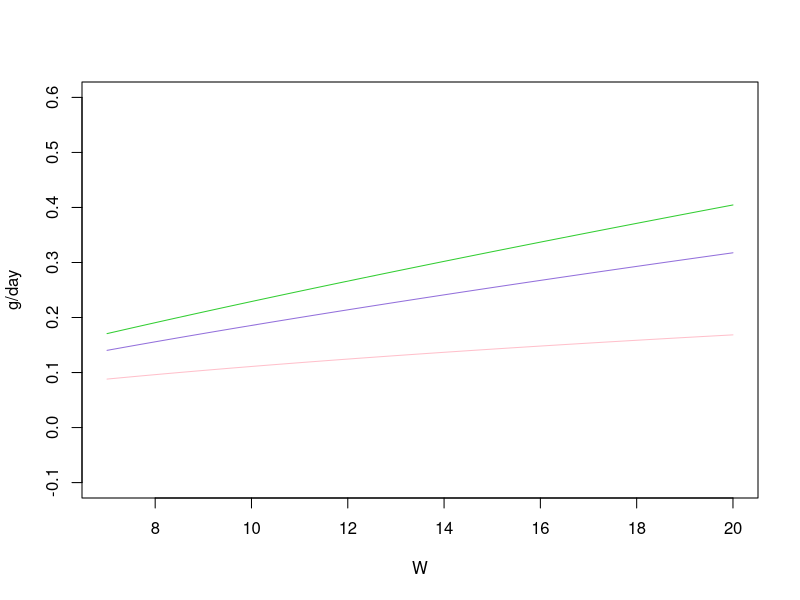
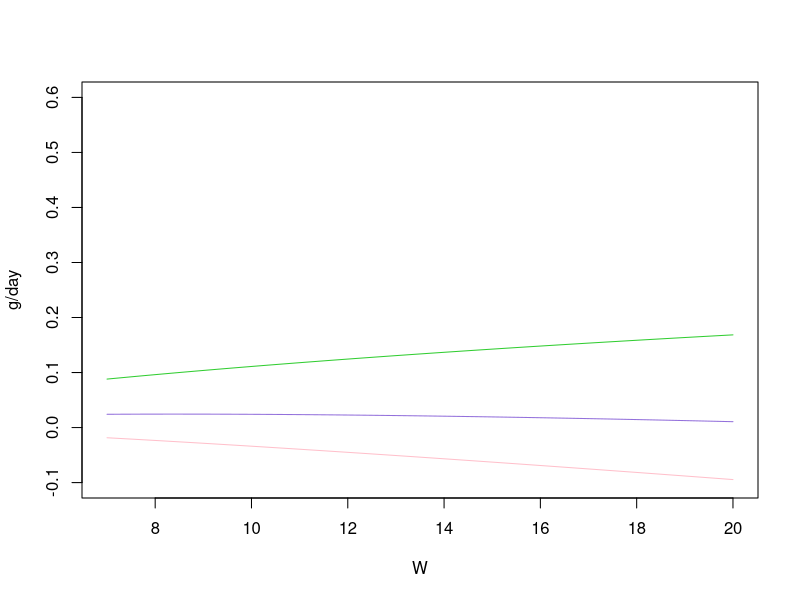
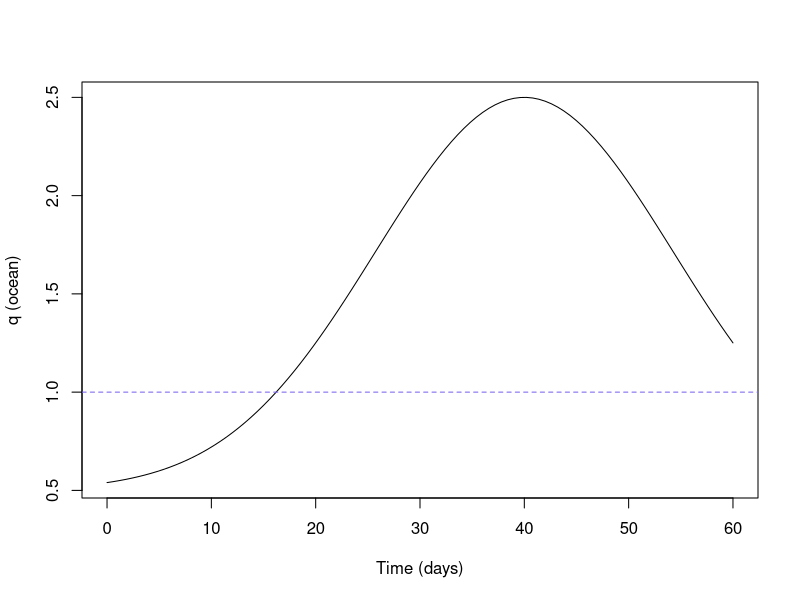

Source code (R) for these figures, in order:


options(scipen=999)


### FINAL EQUATIONS ###

# EQUATION 2: GROWTH

GROWTH.FUN <- function(W, E, q, a, A, d, v, U) {q*E*W^a - d*A*W*exp(v*U) }

# Choosing baseline E value. MacFarlane 2010 - 7 gram salmon in the estuary gains 0.7 g/day.
  # assume the river is max the same (likely lower), 7 gram salmon max gains ~ 0.1 g/day.

curve(GROWTH.FUN(W, E=0.04, q=1, a=0.86, A=0.00607, d=1, v=0.027, U=0),
      xname="W", ylab = "g/day", col="limegreen", xlim=c(7,20), ylim=c(-0.1,0.6))

curve(GROWTH.FUN(W, E=0.04, q=1, a=0.86, A=0.00607, d=1, v=0.027, U=20),
      xname="W", ylab = "g/day", col="mediumpurple", add=T)

curve(GROWTH.FUN(W, E=0.04, q=1, a=0.86, A=0.00607, d=1, v=0.027, U=40),
      xname="W", ylab = "g/day", col="pink", add=T)


# how see what range of q are reasonable without negative growth
curve(GROWTH.FUN(W, E=0.04, q=1, a=0.86, A=0.00607, d=1, v=0.027, U=40),
      xname="W", ylab = "g/day", col="limegreen", xlim=c(7,20), ylim=c(-0.1,0.6))

curve(GROWTH.FUN(W, E=0.04, q=0.7, a=0.86, A=0.00607, d=1, v=0.027, U=40),
      xname="W", ylab = "g/day", col="mediumpurple", add=T)

curve(GROWTH.FUN(W, E=0.04, q=0.5, a=0.86, A=0.00607, d=1, v=0.027, U=40),
      xname="W", ylab = "g/day", col="pink", add=T)


# For methods, calculate what a 7 gram salmon that is not moving (U=0) will grow per day.
  # 0.17 g/day!
GROWTH.FUN(W=7, E=0.04, q=1, a=0.86, A=0.00607, d=1, v=0.027, U=0)




# EQUATION 3: OCEAN GROWTH (q)
OCEAN.Q <- function(t, f, g, c, j){  f + g*exp(-(t-c)^2/2*j^2) }
curve(OCEAN.Q(t, g=2, c=40, j=0.07, f=0.5), xlim=c(0, 60), ylab="q (ocean)",
      xlab="Time (days)", xname = "t")
abline(h=1, col="mediumslateblue", lty="dashed") # max river value


# simulated salmon in the ocean for 30 days
sim.move0o <- data.frame(t=seq(20,49, by=1), W=rep(NA, 30), 
                         h=rep("o", 30), U=rep(0, 30))     # set baseline values.

sim.move0o[1,2] <- 10 # set starting values for mass, 10g

#for loop to simulate salmon mass over 30 days.
for(t in 1:29){
  sim.move0o[t+1,2]<-sim.move0o[t,2] +
                        GROWTH.FUN(W = sim.move0o[t,2], a=0.86, 
                                 q=OCEAN.Q(t=sim.move0o[t,1], g=2, c=40, j=0.07, f=0.5),
                                 E=0.04, A=0.00607, d=1,
                                 v=0.027, U=sim.move0o[t,4])}










